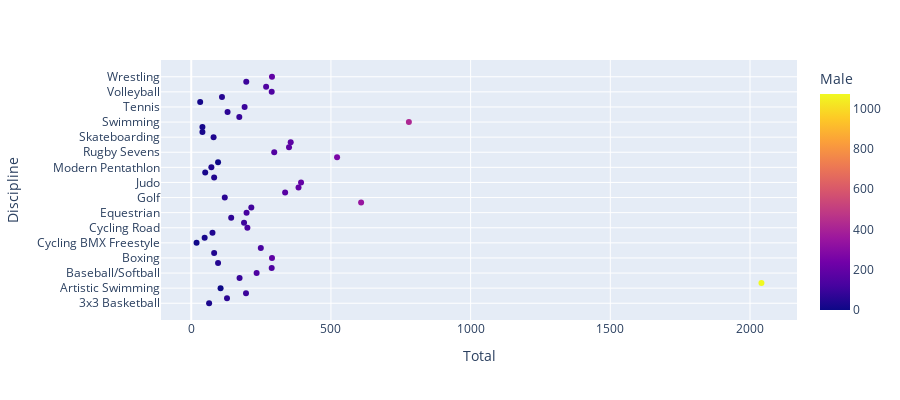

Notebook source saved alongside this figure:
### Code cell
px.scatter(data_frame=genderdata,x='Total',y='Discipline',color='Male',height=400)

### Figure 1 — Plotly figure (JSON) as saved in the notebook; plotly's stock layout.template omitted (floating-point values rounded to 4 significant figures)
{"data": [{"hovertemplate": "Total=%{x}<br>Discipline=%{y}<br>Male=%{marker.color}<extra></extra>", "legendgroup": "", "marker": {"color": [32, 64, 98, 0, 1072, 87, 144, 144, 48, 187, 41, 126, 9, 24, 38, 131, 99, 71, 125, 108, 344, 60, 168, 192, 201, 42, 25, 36, 0, 265, 151, 175, 178, 40, 20, 20, 418, 86, 65, 97, 16, 55, 144, 146, 99, 193], "coloraxis": "coloraxis", "symbol": "circle"}, "mode": "markers", "name": "", "orientation": "h", "showlegend": false, "type": "scatter", "x": [64, 128, 196, 105, 2041, 173, 234, 288, 96, 289, 82, 249, 19, 48, 76, 201, 189, 143, 198, 215, 608, 120, 336, 384, 393, 82, 50, 72, 96, 522, 297, 350, 356, 80, 40, 40, 779, 172, 130, 191, 32, 110, 288, 268, 197, 289], "xaxis": "x", "y": ["3x3 Basketball", "Archery", "Artistic Gymnastics", "Artistic Swimming", "Athletics", "Badminton", "Baseball/Softball", "Basketball", "Beach Volleyball", "Boxing", "Canoe Slalom", "Canoe Sprint", "Cycling BMX Freestyle", "Cycling BMX Racing", "Cycling Mountain Bike", "Cycling Road", "Cycling Track", "Diving", "Equestrian", "Fencing", "Football", "Golf", "Handball", "Hockey", "Judo", "Karate", "Marathon Swimming", "Modern Pentathlon", "Rhythmic Gymnastics", "Rowing", "Rugby Sevens", "Sailing", "Shooting", "Skateboarding", "Sport Climbing", "Surfing", "Swimming", "Table Tennis", "Taekwondo", "Tennis", "Trampoline Gymnastics", "Triathlon", "Volleyball", "Water Polo", "Weightlifting", "Wrestling"], "yaxis": "y"}], "layout": {"coloraxis": {"colorbar": {"title": {"text": "Male"}}, "colorscale": [[0, "#0d0887"], [0.1111, "#46039f"], [0.2222, "#7201a8"], [0.3333, "#9c179e"], [0.4444, "#bd3786"], [0.5556, "#d8576b"], [0.6667, "#ed7953"], [0.7778, "#fb9f3a"], [0.8889, "#fdca26"], [1, "#f0f921"]]}, "height": 400, "legend": {"tracegroupgap": 0}, "margin": {"t": 60}, "xaxis": {"anchor": "y", "domain": [0, 1], "title": {"text": "Total"}}, "yaxis": {"anchor": "x", "domain": [0, 1], "title": {"text": "Discipline"}}}}
